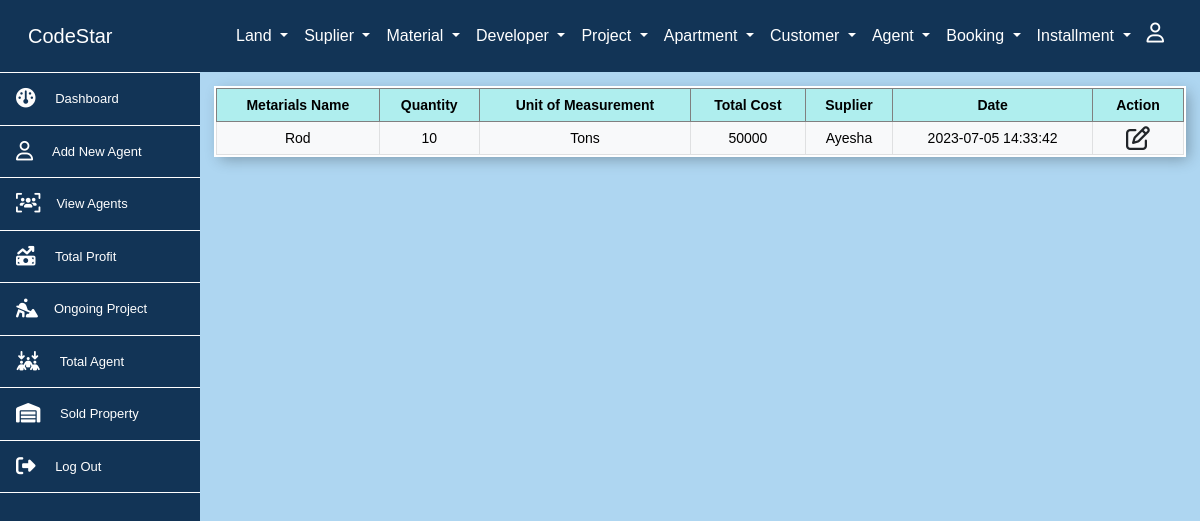
The app's page /pages/metarial/mview.php (signed in) with its own data.
### tables this page shows
CREATE TABLE `metarial` (
  `metarial_id` int NOT NULL,
  `metarial_name` varchar(255) DEFAULT NULL,
  `metarial_price` varchar(255) DEFAULT NULL,
  `mquantity` int DEFAULT NULL,
  `purse_date` datetime DEFAULT CURRENT_TIMESTAMP,
  `sup_id` int DEFAULT NULL,
  `u_id` int DEFAULT NULL,
  `tpaids` int NOT NULL
);

CREATE TABLE `unit_om` (
  `u_id` int NOT NULL,
  `u_name` varchar(255) DEFAULT NULL
);

CREATE TABLE `suplier` (
  `sup_id` int NOT NULL,
  `sup_name` varchar(255) DEFAULT NULL,
  `sup_contact_no` varchar(255) DEFAULT NULL,
  `sup_email` varchar(255) DEFAULT NULL,
  `land_img` varchar(255) DEFAULT NULL,
  `tamount` varchar(255) DEFAULT NULL,
  `tdue` decimal(10,0) DEFAULT NULL,
  `tpaid` varchar(255) DEFAULT NULL,
  `submission_date` datetime NOT NULL DEFAULT CURRENT_TIMESTAMP
);

### pages/metarial/mview.php (the view, shortened to what this page needs)
<?php include('../../includes/conf.php');
?>
<div class="col-md-10 table-responsive p-3">
<?php
    $sql = "SELECT * from metarial natural join  suplier natural join  unit_om
    -- // SELECT * FROM metarial
    -- // JOIN suplier ON metarial.sup_id = suplier.sup_id
    -- // JOIN unit_om ON metarial.u_id = unit_om.u_id
    ";
    $result = $conn->query($sql);
    if ($result->num_rows > 0) {
        echo "<table class='table table-light align-middle text-center table-bordered'>
        <thead>";
        echo "<tr>
                <th>Metarials Name</th>
                <th>Quantity</th>
                <th>Unit of Measurement</th>
                <th>Total Cost</th>
                <th>Suplier</th>
                <th>Date</th>
                <th colspan='2'>Action</th>
            </tr>
            </thead>
            ";
        while ($row = $result->fetch_assoc()) {
            echo "<tbody>
            <tr>
                <td>$row[metarial_name]</td>
                <td>$row[mquantity]</td>
                <td>$row[u_name]</td>
                <td>$row[metarial_price]</td>
                <td>$row[sup_name]</td>
                <td>$row[purse_date]</td>
                <td><a class='btn' href='mupdate.php?id=$row[metarial_id]'> <i class='fa-regular fa-pen-to-square fa-xl'></i> </a></td>
            <tr>
            </tbody>
            ";
        }
        echo "</table>";
    } else {
        echo "No data found.";
    }
?>
</div>

### records on screen
metarial: metarial_name "Rod", mquantity "10", u.u_name "Tons", metarial_price "50000", sup.sup_name "Ayesha", purse_date "2023-07-05 14:33:42"
